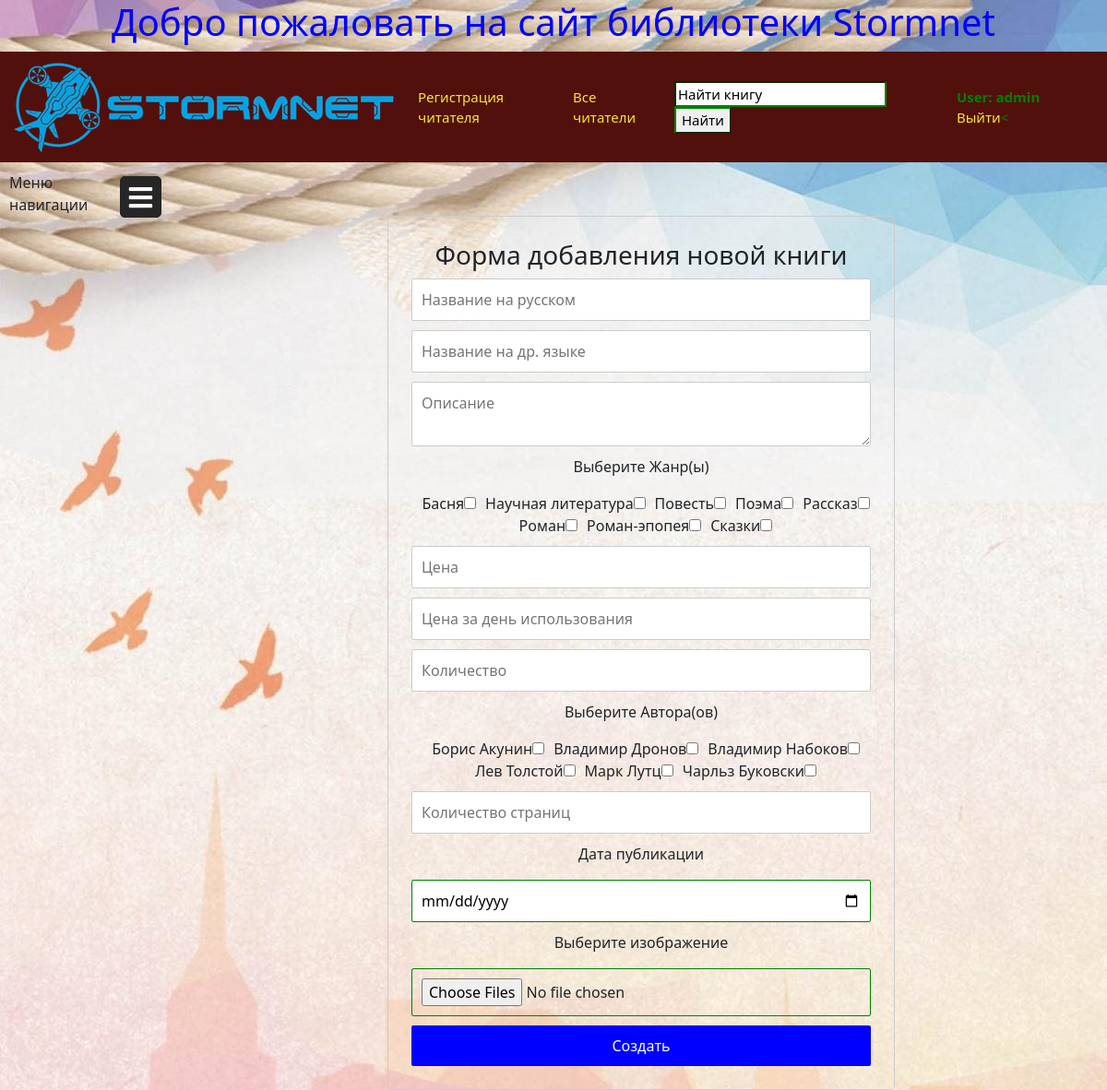
The app's page /registration_book/ (signed in) with its own data.
### main/models.py (models this page shows, shortened)
class Genre(models.Model):
    name = models.CharField(max_length=50, help_text='Введите', unique=True, verbose_name='Название жанра')
    class Meta:
        verbose_name = 'Жанр'
        verbose_name_plural = 'Жанры'
        ordering = ['name']

class Author(models.Model):
    surname = models.CharField(max_length=150, verbose_name='Фамилия')
    name = models.CharField(max_length=150, verbose_name='Имя')
    second_name = models.CharField(max_length=150, null=True, blank=True, verbose_name='Отчество')
    class Meta:
        verbose_name_plural = 'Авторы'
        verbose_name = 'Автор'
        ordering = ['name', "surname"]

### main/views.py (the view, shortened to what this page needs)
# urls.py: path('registration_book/', register_book, name='reg_book'),
def register_book(request):
    genre = Genre.objects.all()
    authors = Author.objects.all()
    context = {
        'genre': genre,
        'authors': authors
    }
    return render(request, 'registration_book.html', context)

### main/templates/registration_book.html (shortened to what this page needs)
{% extends 'main.html' %}
{% block content %}
{% load static %}
<link rel="stylesheet" href="{% static 'css/book_form.css' %}">
{% if user.is_staff %}
<form action="#" method="post" enctype="multipart/form-data" class="form">
    <h3>Форма добавления новой книги</h3>
    <div class="form_field">
    <input type="text" name="title_russian" placeholder="Название на русском" required></div>
    <div class="form_field"><input type="text" name="title_foreign" placeholder="Название на др. языке"  ></div>
    <div class="form_field"><textarea  name="description" placeholder="Описание" required></textarea></div>
    <div class="form_field"><p>Выберите Жанр(ы)</p>{% for g in genre %}<label>{{ g.name }}<input type="checkbox" name="genre"  value="{{ g.pk }}"></label>{% endfor %}
</div>
    <div class="form_field"><input type="number" name="price" placeholder="Цена" step="0.1" min="1" required></div>
    <div class="form_field"><input type="number" name="cost_daily" placeholder="Цена за день использования" min="1" step="0.1" required></div>
    <div class="form_field"><input type="number" name="amount_ex" placeholder="Количество" min="1" required></div>
    <div class="form_field"><p>Выберите Автора(ов)</p>{% for a in authors %}<label>{{ a.name }} {{ a.surname }}<input type="checkbox" name="authors"  value="{{ a.pk }}"></label>{% endfor %}
</div>
    <div class="form_field"><input type="number" name="number_of_pages" placeholder="Количество страниц" min="1"></div>
    <p>Дата публикации</p><div class="form_field"><input type="date" name="year_of_publication" placeholder="Дата публикации"></div>
    <p>Выберите изображение</p><div class="form_field"><input type="file"  multiple name="image"></div>
    <button>Создать</button>
{% else %} <p align="center">У вас нет доступа</p>{% endif %}
</form>
{% endblock %}

### main/templates/main.html (shortened to what this page needs)
<!DOCTYPE html>
<html lang="ru">
<head>
    <link href="https://use.fontawesome.com/releases/v5.6.1/css/all.css" rel="stylesheet">
    <link rel="stylesheet" href="https://cdn.jsdelivr.net/npm/bootstrap@5.1.3/dist/css/bootstrap.min.css">
    {% load static %}
    <link rel="stylesheet" href="{% static 'css/main.css' %}">
</head>
<body class="body_cls">
{% block header %}
    <h1>Добро пожаловать на сайт библиотеки Stormnet</h1>
   <div class="header">
       <div class="header_section">
           <div class="header_item header_logo">
               <a class="header_link" href="{% url 'main:list_book' %}"><img src="{% static 'img/sitelogo.png' %}" alt="" class="logo"></a>
           </div>
           <div class="header-item headerButton"><a class="header_link" href="{% url 'main:register' %}">Регистрация читателя</a></div>
           <div class="header-item headerButton"><a class="header_link" href="{% url 'main:all_customers' %}">Все читатели</a></div>
           </div>
       <div class="header_section">
           <div class="header-item headerButton">
               <form action="{% url 'main:main_page' %}" method="get"><input type="search" value="Найти книгу" name="search_book"> <input type="submit" value="Найти" ></form></div>
           <div class="header-item headerButton">{% if user.is_authenticated %}
            <strong>User: {{ user.get_username }}</strong>
            <a  class="header_link" href="{% url 'logout'%}?next={{request.path}}">Выйти</a><
                {% else %}
                <a class="header_link" href="{% url 'login'%}?next={{request.path}}">Войти</a>
                 {% endif %}
               </div>
       </div>
   </div>
 <div class="naveg">
    <p class="menu_nav">Меню навигации</p>
  <label for="check">
  <i class="fas fa-bars" id="amdaven"></i>
  </label>
  </div>
{% endblock %}
{% if request.user.is_authenticated %}
{% block content %}
{% endblock %}
{% else %}  <h2 align="center">Чтобы посмотреть контент необходимо войти</h2>
            <p align="center"><a href="{% url 'login' %}">Войти</a> или <a href="{% url 'main:register' %}">зарегистрироваться</a></p>
{% endif %}
</body>
</html>

### main/static/css/main.css (style rules this page uses)
.body_cls { background-image: url(../img/fon.jpg); }
h1 { color: blue; text-align: center; }
.header_link { color: #f5e536; text-decoration: none; }
.header { display: flex; justify-content: space-between; padding: 10px; background: #52100c; color: green; }
.header_section { display: flex; align-items: center; }
.header-item { padding: 10px 10px; font-size: 15px; margin-left: 5px; }
input:valid:not(:placeholder-shown) { border-color: green; }
input:invalid:not(:placeholder-shown) { border-color: red; }
.menu_nav { display: block; max-width: 90px; margin-bottom: 0; margin-top: 10px; margin-left: 10px; }
label #amdaven,label #lodesan { position: absolute; cursor: pointer; color: white; border-radius: 5px; border: 1px solid #262626; margin: 15px 30px; font-size: 29px; background: #262626; height: 45px; width: 45px; text-align: center; line-height: 45px; transition: all .5s ease; }
.naveg { display: flex; justify-content: stretch; align-items: stretch; max-height: 80%; margin-bottom: 0; width: 20%; }

### main/static/css/book_form.css (style rules this page uses)
.form { margin-left: 35%; text-align: center; display: inline-block; padding: 25px; border: 1px solid #ccc; border-radius: 5px; width: 550px; }
.form_field { margin-bottom: 10px; }
.form input, textarea { outline: none; display: block; width: 100%; border-radius: 2px; border: 1px solid #ccc; padding: 10px; box-sizing: border-box; }
.form label { padding-left: 10px; }
.form label>input { display: inline; width: auto; }
.form button { width: 100%; padding: 10px; border-radius: 2px; border: 0; background-color: blue; color: #fff; }
input:valid:not(:placeholder-shown) { border-color: green; }
input:invalid:not(:placeholder-shown) { border-color: red; }

### records on screen
Genre: name "Басня"
Genre: name "Научная литература"
Genre: name "Повесть"
Genre: name "Поэма"
Genre: name "Рассказ"
Genre: name "Роман"
Genre: name "Роман-эпопея"
Genre: name "Сказки"
Author: name "Борис", surname "Акунин"
Author: name "Владимир", surname "Дронов"
Author: name "Владимир", surname "Набоков"
Author: name "Лев", surname "Толстой"
Author: name "Марк", surname "Лутц"
Author: name "Чарльз", surname "Буковски"

### other values on screen
{{ user.get_username }} "admin"
